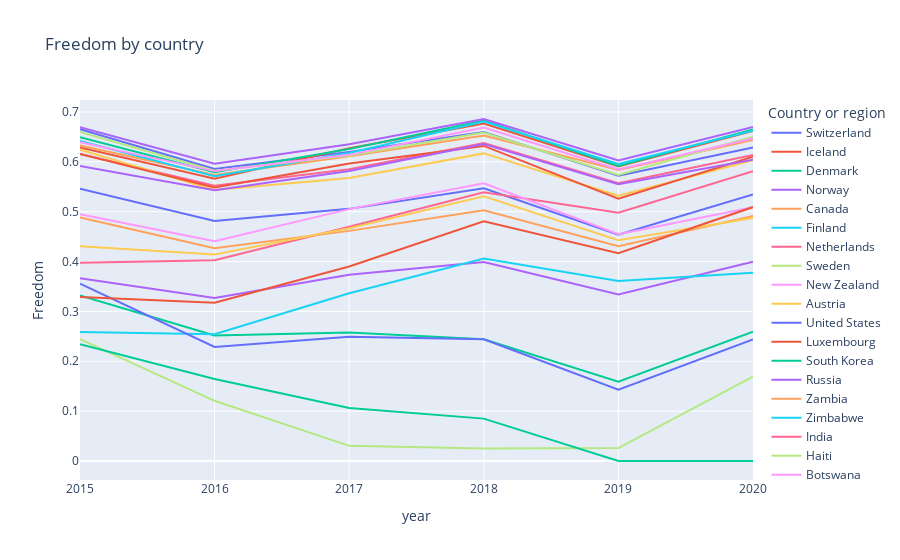

The code cell stored with this chart in its notebook:
### Markdown cell above
### Freedom to make life choices

### Code cell
plot_line('Freedom')

### Figure 1 — Plotly figure (JSON) as saved in the notebook; plotly's stock layout.template omitted (floating-point values rounded to 4 significant figures)
{"data": [{"hovertemplate": "Country or region=Switzerland<br>year=%{x}<br>Freedom=%{y}<extra></extra>", "legendgroup": "Switzerland", "line": {"color": "#636efa", "dash": "solid"}, "mode": "lines", "name": "Switzerland", "orientation": "v", "showlegend": true, "type": "scatter", "x": [2015, 2016, 2017, 2018, 2019, 2020], "xaxis": "x", "y": [0.6656, 0.5856, 0.6201, 0.66, 0.572, 0.629], "yaxis": "y"}, {"hovertemplate": "Country or region=Iceland<br>year=%{x}<br>Freedom=%{y}<extra></extra>", "legendgroup": "Iceland", "line": {"color": "#EF553B", "dash": "solid"}, "mode": "lines", "name": "Iceland", "orientation": "v", "showlegend": true, "type": "scatter", "x": [2015, 2016, 2017, 2018, 2019, 2020], "xaxis": "x", "y": [0.6288, 0.5662, 0.6272, 0.677, 0.591, 0.662], "yaxis": "y"}, {"hovertemplate": "Country or region=Denmark<br>year=%{x}<br>Freedom=%{y}<extra></extra>", "legendgroup": "Denmark", "line": {"color": "#00cc96", "dash": "solid"}, "mode": "lines", "name": "Denmark", "orientation": "v", "showlegend": true, "type": "scatter", "x": [2015, 2016, 2017, 2018, 2019, 2020], "xaxis": "x", "y": [0.6494, 0.5794, 0.626, 0.683, 0.592, 0.665], "yaxis": "y"}, {"hovertemplate": "Country or region=Norway<br>year=%{x}<br>Freedom=%{y}<extra></extra>", "legendgroup": "Norway", "line": {"color": "#ab63fa", "dash": "solid"}, "mode": "lines", "name": "Norway", "orientation": "v", "showlegend": true, "type": "scatter", "x": [2015, 2016, 2017, 2018, 2019, 2020], "xaxis": "x", "y": [0.6697, 0.5961, 0.6354, 0.686, 0.603, 0.6702], "yaxis": "y"}, {"hovertemplate": "Country or region=Canada<br>year=%{x}<br>Freedom=%{y}<extra></extra>", "legendgroup": "Canada", "line": {"color": "#FFA15A", "dash": "solid"}, "mode": "lines", "name": "Canada", "orientation": "v", "showlegend": true, "type": "scatter", "x": [2015, 2016, 2017, 2018, 2019, 2020], "xaxis": "x", "y": [0.633, 0.5737, 0.6111, 0.653, 0.584, 0.644], "yaxis": "y"}, {"hovertemplate": "Country or region=Finland<br>year=%{x}<br>Freedom=%{y}<extra></extra>", "legendgroup": "Finland", "line": {"color": "#19d3f3", "dash": "solid"}, "mode": "lines", "name": "Finland", "orientation": "v", "showlegend": true, "type": "scatter", "x": [2015, 2016, 2017, 2018, 2019, 2020], "xaxis": "x", "y": [0.6417, 0.571, 0.618, 0.681, 0.596, 0.6623], "yaxis": "y"}, {"hovertemplate": "Country or region=Netherlands<br>year=%{x}<br>Freedom=%{y}<extra></extra>", "legendgroup": "Netherlands", "line": {"color": "#FF6692", "dash": "solid"}, "mode": "lines", "name": "Netherlands", "orientation": "v", "showlegend": true, "type": "scatter", "x": [2015, 2016, 2017, 2018, 2019, 2020], "xaxis": "x", "y": [0.6158, 0.5521, 0.5854, 0.638, 0.557, 0.6136], "yaxis": "y"}, {"hovertemplate": "Country or region=Sweden<br>year=%{x}<br>Freedom=%{y}<extra></extra>", "legendgroup": "Sweden", "line": {"color": "#B6E880", "dash": "solid"}, "mode": "lines", "name": "Sweden", "orientation": "v", "showlegend": true, "type": "scatter", "x": [2015, 2016, 2017, 2018, 2019, 2020], "xaxis": "x", "y": [0.6598, 0.5822, 0.6129, 0.659, 0.574, 0.6503], "yaxis": "y"}, {"hovertemplate": "Country or region=New Zealand<br>year=%{x}<br>Freedom=%{y}<extra></extra>", "legendgroup": "New Zealand", "line": {"color": "#FF97FF", "dash": "solid"}, "mode": "lines", "name": "New Zealand", "orientation": "v", "showlegend": true, "type": "scatter", "x": [2015, 2016, 2017, 2018, 2019, 2020], "xaxis": "x", "y": [0.6394, 0.5815, 0.6141, 0.669, 0.585, 0.6468], "yaxis": "y"}, {"hovertemplate": "Country or region=Austria<br>year=%{x}<br>Freedom=%{y}<extra></extra>", "legendgroup": "Austria", "line": {"color": "#FECB52", "dash": "solid"}, "mode": "lines", "name": "Austria", "orientation": "v", "showlegend": true, "type": "scatter", "x": [2015, 2016, 2017, 2018, 2019, 2020], "xaxis": "x", "y": [0.6243, 0.5435, 0.5678, 0.617, 0.532, 0.6034], "yaxis": "y"}, {"hovertemplate": "Country or region=United States<br>year=%{x}<br>Freedom=%{y}<extra></extra>", "legendgroup": "United States", "line": {"color": "#636efa", "dash": "solid"}, "mode": "lines", "name": "United States", "orientation": "v", "showlegend": true, "type": "scatter", "x": [2015, 2016, 2017, 2018, 2019, 2020], "xaxis": "x", "y": [0.546, 0.4816, 0.5057, 0.547, 0.454, 0.5346], "yaxis": "y"}, {"hovertemplate": "Country or region=Luxembourg<br>year=%{x}<br>Freedom=%{y}<extra></extra>", "legendgroup": "Luxembourg", "line": {"color": "#EF553B", "dash": "solid"}, "mode": "lines", "name": "Luxembourg", "orientation": "v", "showlegend": true, "type": "scatter", "x": [2015, 2016, 2017, 2018, 2019, 2020], "xaxis": "x", "y": [0.6158, 0.5487, 0.5966, 0.632, 0.526, 0.6101], "yaxis": "y"}, {"hovertemplate": "Country or region=South Korea<br>year=%{x}<br>Freedom=%{y}<extra></extra>", "legendgroup": "South Korea", "line": {"color": "#00cc96", "dash": "solid"}, "mode": "lines", "name": "South Korea", "orientation": "v", "showlegend": true, "type": "scatter", "x": [2015, 2016, 2017, 2018, 2019, 2020], "xaxis": "x", "y": [0.3321, 0.2517, 0.2579, 0.244, 0.159, 0.2594], "yaxis": "y"}, {"hovertemplate": "Country or region=Russia<br>year=%{x}<br>Freedom=%{y}<extra></extra>", "legendgroup": "Russia", "line": {"color": "#ab63fa", "dash": "solid"}, "mode": "lines", "name": "Russia", "orientation": "v", "showlegend": true, "type": "scatter", "x": [2015, 2016, 2017, 2018, 2019, 2020], "xaxis": "x", "y": [0.3668, 0.3268, 0.3738, 0.399, 0.334, 0.3995], "yaxis": "y"}, {"hovertemplate": "Country or region=Zambia<br>year=%{x}<br>Freedom=%{y}<extra></extra>", "legendgroup": "Zambia", "line": {"color": "#FFA15A", "dash": "solid"}, "mode": "lines", "name": "Zambia", "orientation": "v", "showlegend": true, "type": "scatter", "x": [2015, 2016, 2017, 2018, 2019, 2020], "xaxis": "x", "y": [0.4883, 0.4266, 0.4616, 0.503, 0.431, 0.4913], "yaxis": "y"}, {"hovertemplate": "Country or region=Zimbabwe<br>year=%{x}<br>Freedom=%{y}<extra></extra>", "legendgroup": "Zimbabwe", "line": {"color": "#19d3f3", "dash": "solid"}, "mode": "lines", "name": "Zimbabwe", "orientation": "v", "showlegend": true, "type": "scatter", "x": [2015, 2016, 2017, 2018, 2019, 2020], "xaxis": "x", "y": [0.2586, 0.2543, 0.3364, 0.406, 0.361, 0.3774], "yaxis": "y"}, {"hovertemplate": "Country or region=India<br>year=%{x}<br>Freedom=%{y}<extra></extra>", "legendgroup": "India", "line": {"color": "#FF6692", "dash": "solid"}, "mode": "lines", "name": "India", "orientation": "v", "showlegend": true, "type": "scatter", "x": [2015, 2016, 2017, 2018, 2019, 2020], "xaxis": "x", "y": [0.3979, 0.4028, 0.47, 0.539, 0.498, 0.5811], "yaxis": "y"}, {"hovertemplate": "Country or region=Haiti<br>year=%{x}<br>Freedom=%{y}<extra></extra>", "legendgroup": "Haiti", "line": {"color": "#B6E880", "dash": "solid"}, "mode": "lines", "name": "Haiti", "orientation": "v", "showlegend": true, "type": "scatter", "x": [2015, 2016, 2017, 2018, 2019, 2020], "xaxis": "x", "y": [0.2442, 0.1207, 0.03037, 0.025, 0.026, 0.1693], "yaxis": "y"}, {"hovertemplate": "Country or region=Botswana<br>year=%{x}<br>Freedom=%{y}<extra></extra>", "legendgroup": "Botswana", "line": {"color": "#FF97FF", "dash": "solid"}, "mode": "lines", "name": "Botswana", "orientation": "v", "showlegend": true, "type": "scatter", "x": [2015, 2016, 2017, 2018, 2019, 2020], "xaxis": "x", "y": [0.495, 0.4409, 0.5052, 0.557, 0.455, 0.5091], "yaxis": "y"}, {"hovertemplate": "Country or region=Malawi<br>year=%{x}<br>Freedom=%{y}<extra></extra>", "legendgroup": "Malawi", "line": {"color": "#FECB52", "dash": "solid"}, "mode": "lines", "name": "Malawi", "orientation": "v", "showlegend": true, "type": "scatter", "x": [2015, 2016, 2017, 2018, 2019, 2020], "xaxis": "x", "y": [0.4305, 0.4143, 0.4669, 0.531, 0.443, 0.4874], "yaxis": "y"}, {"hovertemplate": "Country or region=Yemen<br>year=%{x}<br>Freedom=%{y}<extra></extra>", "legendgroup": "Yemen", "line": {"color": "#636efa", "dash": "solid"}, "mode": "lines", "name": "Yemen", "orientation": "v", "showlegend": true, "type": "scatter", "x": [2015, 2016, 2017, 2018, 2019, 2020], "xaxis": "x", "y": [0.3557, 0.2287, 0.2495, 0.244, 0.143, 0.2437], "yaxis": "y"}, {"hovertemplate": "Country or region=Tanzania<br>year=%{x}<br>Freedom=%{y}<extra></extra>", "legendgroup": "Tanzania", "line": {"color": "#EF553B", "dash": "solid"}, "mode": "lines", "name": "Tanzania", "orientation": "v", "showlegend": true, "type": "scatter", "x": [2015, 2016, 2017, 2018, 2019, 2020], "xaxis": "x", "y": [0.3288, 0.3176, 0.39, 0.481, 0.417, 0.5093], "yaxis": "y"}, {"hovertemplate": "Country or region=Afghanistan<br>year=%{x}<br>Freedom=%{y}<extra></extra>", "legendgroup": "Afghanistan", "line": {"color": "#00cc96", "dash": "solid"}, "mode": "lines", "name": "Afghanistan", "orientation": "v", "showlegend": true, "type": "scatter", "x": [2015, 2016, 2017, 2018, 2019, 2020], "xaxis": "x", "y": [0.2341, 0.1643, 0.1062, 0.085, 0, 0], "yaxis": "y"}, {"hovertemplate": "Country or region=Rwanda<br>year=%{x}<br>Freedom=%{y}<extra></extra>", "legendgroup": "Rwanda", "line": {"color": "#ab63fa", "dash": "solid"}, "mode": "lines", "name": "Rwanda", "orientation": "v", "showlegend": true, "type": "scatter", "x": [2015, 2016, 2017, 2018, 2019, 2020], "xaxis": "x", "y": [0.592, 0.5432, 0.5818, 0.636, 0.555, 0.6041], "yaxis": "y"}], "layout": {"legend": {"title": {"text": "Country or region"}, "tracegroupgap": 0}, "title": {"text": "Freedom by country"}, "xaxis": {"anchor": "y", "domain": [0, 1], "title": {"text": "year"}}, "yaxis": {"anchor": "x", "domain": [0, 1], "title": {"text": "Freedom"}}}}
